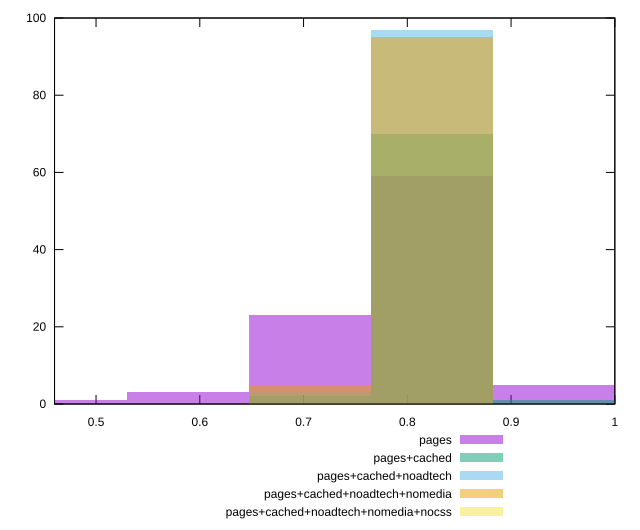

This figure's gnuplot source:
reset

$pages <<EOF
1.0588025317771645 9
0.7058683545181097 23
0.8235130802711279 59
0.5882236287650914 3
0.4705789030120731 1
0.9411578060241462 5
EOF

$pagesCached <<EOF
0.9411578060241462 1
0.8235130802711279 70
1.0588025317771645 27
0.7058683545181097 2
EOF

$pagesCachedNoadtech <<EOF
0.8235130802711279 97
0.7058683545181097 3
EOF

$pagesCachedNoadtechNomedia <<EOF
0.8235130802711279 95
0.7058683545181097 5
EOF

$pagesCachedNoadtechNomediaNocss <<EOF
1.0588025317771645 100
EOF

set key outside below
set boxwidth 0.11764472575301828
set xrange [0.46:1]
set yrange [0:100]
set trange [0:100]
set style fill transparent solid 0.5 noborder
set terminal svg size 640, 530 enhanced background rgb 'white'
set output "report_00009_2021-02-08T22-37-41.559Z/unused-css-rules/comparison/histogram/all_score.svg"

plot $pages title "pages" with boxes, \
     $pagesCached title "pages+cached" with boxes, \
     $pagesCachedNoadtech title "pages+cached+noadtech" with boxes, \
     $pagesCachedNoadtechNomedia title "pages+cached+noadtech+nomedia" with boxes, \
     $pagesCachedNoadtechNomediaNocss title "pages+cached+noadtech+nomedia+nocss" with boxes

reset
